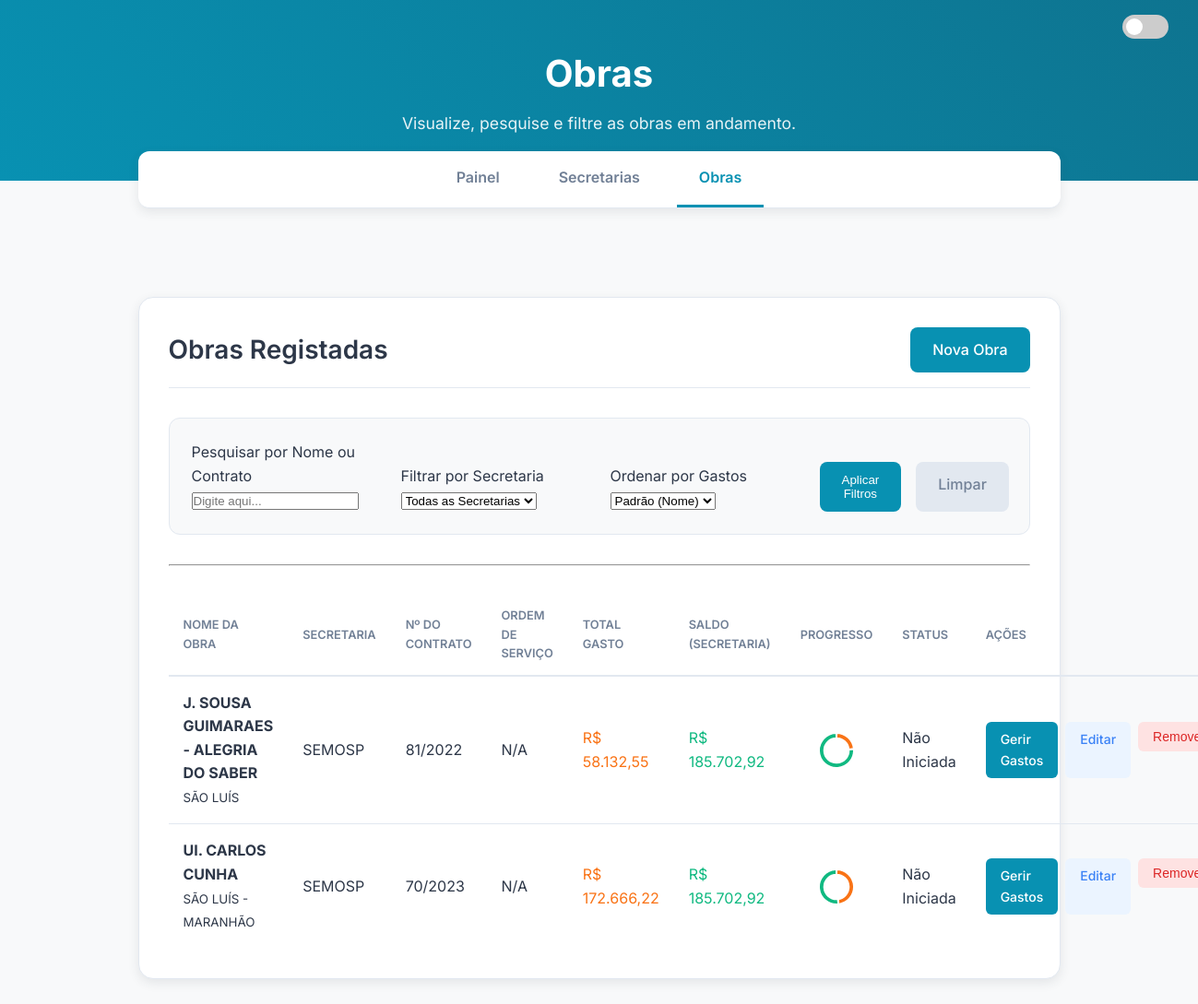
The page /obras on the database its author committed.
### models.py (models this page shows, shortened)
class Obra(db.Model):
    id = db.Column(db.Integer, primary_key=True)
    nome = db.Column(db.String(200), nullable=False)
    objeto = db.Column(db.Text, nullable=True)
    municipio = db.Column(db.String(100), nullable=True)
    n_contrato = db.Column(db.String(50), nullable=True)
    contrato_fonte = db.Column(db.String(100), nullable=True)
    ordem_servico = db.Column(db.String(50), nullable=True)
    periodo = db.Column(db.String(50), nullable=True)
    endereco = db.Column(db.String(200), nullable=True)
    secretaria_id = db.Column(db.Integer, db.ForeignKey('secretaria.id'), nullable=False)
    andamento = db.relationship('Andamento', backref='obra', uselist=False, cascade="all, delete-orphan")
    gastos = db.relationship('Gasto', backref='obra', order_by="desc(Gasto.data)", cascade="all, delete-orphan")
    @property
    def total_gasto(self):
        return db.session.query(db.func.sum(Gasto.valor)).filter(Gasto.obra_id == self.id).scalar() or 0.0

class Secretaria(db.Model):
    id = db.Column(db.Integer, primary_key=True)
    nome = db.Column(db.String(100), nullable=False, unique=True)
    obras = db.relationship('Obra', backref='secretaria', lazy=True, cascade="all, delete-orphan")
    medicoes = db.relationship('Medicao', backref='secretaria', lazy=True, cascade="all, delete-orphan", order_by="desc(Medicao.data_inicio)")
    @property
    def orcamento_consolidado(self):
        total = 0
        for medicao in self.medicoes:
            total += medicao.orcamento_total
        return total
    @property
    def orcamento_gasto(self):
        total = db.session.query(db.func.sum(Gasto.valor)).join(Obra).filter(Obra.secretaria_id == self.id).scalar()
        return total or 0.0
    @property
    def orcamento_restante(self):
        return self.orcamento_consolidado - self.orcamento_gasto

class OrcamentoMedicaoObra(db.Model):
    id = db.Column(db.Integer, primary_key=True)
    medicao_id = db.Column(db.Integer, db.ForeignKey('medicao.id'), nullable=False)
    obra_id = db.Column(db.Integer, db.ForeignKey('obra.id'), nullable=False)
    os_inicial_secretaria = db.Column(db.Float, default=0.0)
    os_qualitech = db.Column(db.Float, default=0.0)
    fonte_orcamento_selecionada = db.Column(db.String(20), default='inicial')
    obra = db.relationship('Obra')
    @property
    def valor_efetivo(self):
        if self.fonte_orcamento_selecionada == 'qualitech':
            return self.os_qualitech
        return self.os_inicial_secretaria

class Andamento(db.Model):
    id = db.Column(db.Integer, primary_key=True)
    status = db.Column(db.String(50), nullable=False, default='Não Iniciada')
    data_inicio = db.Column(db.Date, nullable=True)
    data_entrega = db.Column(db.Date, nullable=True)
    ultima_atualizacao = db.Column(db.DateTime, default=datetime.utcnow, onupdate=datetime.utcnow)
    obra_id = db.Column(db.Integer, db.ForeignKey('obra.id'), nullable=False)

### app.py (the view, shortened to what this page needs)
@app.route('/obras')
def listar_obras():
    query_search = request.args.get('q', '')
    secretaria_id_filter = request.args.get('secretaria_id', '')
    order_by_filter = request.args.get('ordenar_por', '')
    query = Obra.query
    if secretaria_id_filter:
        query = query.filter(Obra.secretaria_id == int(secretaria_id_filter))
    if order_by_filter == 'maior_gasto':
        query = query.outerjoin(Gasto).group_by(Obra.id).order_by(desc(func.sum(Gasto.valor)))
    elif order_by_filter == 'menor_gasto':
        query = query.outerjoin(Gasto).group_by(Obra.id).order_by(asc(func.sum(Gasto.valor)))
    else:
        query = query.order_by(Obra.nome)
    obras_filtradas = query.all()
    todas_secretarias = Secretaria.query.order_by(Secretaria.nome).all()
    return render_template('obras.html',
                           obras=obras_filtradas,
                           todas_secretarias=todas_secretarias,
                           active_page='obras')

### app.py (called while the page is built)
def format_currency(value):
    if value is None:
        return "R$ 0,00"
    return f"R$ {value:,.2f}".replace(",", "X").replace(".", ",").replace("X", ".")

### models.py (called while the page is built)
    @property
    def orcamento_total(self):
        return sum(orcamento_obra.valor_efetivo for orcamento_obra in self.orcamentos_obras)

### templates/obras.html (shortened to what this page needs)
{% extends "base.html" %}
{% block header_title %}Obras{% endblock %}
{% block header_subtitle %}Visualize, pesquise e filtre as obras em andamento.{% endblock %}
{% block content %}
<div class="content-container">
    <div class="content-header">
        <h1>Obras Registadas</h1>
        <a href="{{ url_for('adicionar_obra') }}" class="btn">Nova Obra</a>
    </div>
    <form method="GET" action="{{ url_for('listar_obras') }}" class="filter-form">
        <div class="form-group">
            <label for="q">Pesquisar por Nome ou Contrato</label>
            <input type="text" id="q" name="q" class="form-control" placeholder="Digite aqui..." value="{{ request.args.get('q', '') }}">
        </div>
        <div class="form-group">
            <label for="secretaria_id">Filtrar por Secretaria</label>
            <select id="secretaria_id" name="secretaria_id" class="form-control">
                <option value="">Todas as Secretarias</option>
            </select>
        </div>
        <div class="form-group">
            <label for="ordenar_por">Ordenar por Gastos</label>
            <select id="ordenar_por" name="ordenar_por" class="form-control">
                <option value="" {% if not request.args.get('ordenar_por') %}selected{% endif %}>Padrão (Nome)</option>
            </select>
        </div>
        <div class="filter-buttons">
            <button type="submit" class="btn">Aplicar Filtros</button>
            <a href="{{ url_for('listar_obras') }}" class="btn-secondary">Limpar</a>
        </div>
    </form>
    <hr style="margin: 2rem 0;">
    <div class="table-container">
        <table>
            <thead>
                <tr>
                    <th>Nome da Obra</th>
                    <th>Secretaria</th>
                    <th>Nº do Contrato</th>
                    <th>Ordem de Serviço</th>
                    <th>Total Gasto</th>
                    <th>Saldo (Secretaria)</th>
                    <th>Progresso</th>
                    <th>Status</th>
                    <th>Ações</th>
                </tr>
            </thead>
            <tbody>
                {% for obra in obras %}
                <tr>
                    <td><strong>{{ obra.nome }}</strong><br><small class="text-secondary">{{ obra.municipio or '' }}</small></td>
                    <td>{{ obra.secretaria.nome }}</td>
                    <td>{{ obra.n_contrato or 'N/A' }}</td>
                    <td>{{ obra.ordem_servico or 'N/A' }}</td>
                    <td class="text-gasto">{{ obra.total_gasto | currency }}</td>
                    <td class="{% if obra.secretaria.orcamento_restante >= 0 %}text-disponivel{% else %}text-prejuizo{% endif %}">
                        {{ obra.secretaria.orcamento_restante | currency }}
                    </td>
                    <td>
                        <div class="mini-chart-container">
                            <canvas class="mini-chart"
                                    data-gasto="{{ obra.total_gasto }}"
                                    data-restante="{{ obra.secretaria.orcamento_restante }}">
                            </canvas>
                        </div>
                    </td>
                    <td>{{ obra.andamento.status }}</td>
                    <td>
                        <div class="actions-group">
                            <a href="{{ url_for('detalhes_obra', obra_id=obra.id) }}" class="btn btn-sm">Gerir Gastos</a>
                            <a href="{{ url_for('editar_obra', obra_id=obra.id) }}" class="btn btn-sm btn-editar">Editar</a>
                            <form action="{{ url_for('remover_obra', obra_id=obra.id) }}" method="POST" onsubmit="return confirm('Tem a certeza que deseja remover esta obra?');">
                                <button type="submit" class="btn btn-sm btn-remover-perigo">Remover</button>
                            </form>
                        </div>
                    </td>
                </tr>
                {% else %}
                <tr>
                    <td colspan="9">
                        <p style="text-align: center; padding: 2rem;">Nenhuma obra encontrada com os filtros atuais.</p>
                    </td>
                </tr>
                {% endfor %}
            </tbody>
        </table>
    </div>
</div>
{% endblock %}

### static/css/style.css (style rules this page uses)
:root { --bg-color: #F8F9FA; --card-bg-color: #FFFFFF; --text-primary: #2D3748; --text-secondary: #718096; --accent-color: #0891B2; --accent-hover: #0E7490; --border-color: #E2E8F0; --shadow-color: rgba(45, 55, 72, 0.1); --gasto-color: #F97316; --prejuizo-color: #FF1C3A; --disponivel-color: #10B981; }
* { box-sizing: border-box; margin: 0; padding: 0; }
body { font-family: 'Inter', sans-serif; background-color: var(--bg-color); color: var(--text-primary); line-height: 1.6; }
.text-gasto { color: var(--gasto-color); }
.text-disponivel { color: var(--disponivel-color); }
.content-container { max-width: 1000px; margin: 2rem auto; background-color: var(--card-bg-color); border: 1px solid var(--border-color); border-radius: 16px; padding: 2rem; box-shadow: 0 4px 12px var(--shadow-color); }
.content-header { display: flex; justify-content: space-between; align-items: center; margin-bottom: 2rem; padding-bottom: 1rem; border-bottom: 1px solid var(--border-color); }
.content-header h1 { font-size: 1.75rem; font-weight: 600; }
.btn { background-color: var(--accent-color); color: white; padding: 0.75rem 1.5rem; border: none; border-radius: 8px; font-weight: 500; text-decoration: none; transition: background-color 0.2s ease; cursor: pointer; }
.table-container table { width: 100%; border-collapse: collapse; text-align: left; }
.table-container th { font-size: 0.8rem; font-weight: 600; color: var(--text-secondary); text-transform: uppercase; padding: 0.75rem 1rem; border-bottom: 2px solid var(--border-color); }
.table-container td { padding: 1rem; border-bottom: 1px solid var(--border-color); vertical-align: middle; }
.table-container tbody tr:last-child td { border-bottom: none; }
.actions-group { display: flex; gap: 0.5rem; }
.btn-sm { padding: 0.5rem 1rem; font-size: 0.875rem; border-radius: 6px; }
.btn-editar { background-color: #EBF4FF; color: #3B82F6; }
.btn-remover-perigo { background-color: #FEE2E2; color: #DC2626; }
.filter-form { display: grid; grid-template-columns: repeat(auto-fit, minmax(200px, 1fr)); gap: 1.5rem; align-items: flex-end; padding: 1.5rem; background-color: var(--bg-color); border: 1px solid var(--border-color); border-radius: 12px; }
.filter-buttons { display: flex; gap: 1rem; }
.btn-secondary { background-color: var(--border-color); color: var(--text-secondary); padding: 0.75rem 1.5rem; border: none; border-radius: 8px; font-weight: 500; text-decoration: none; transition: background-color 0.2s ease; cursor: pointer; text-align: center; }
.mini-chart-container { width: 40px; height: 40px; margin: 0 auto; }

### rows shown on the page
Obra: nome "J. SOUSA GUIMARAES - ALEGRIA DO SABER", municipio "SÃO LUÍS", secretaria.nome "SEMOSP", n_contrato "81/2022", ordem_servico "N/A", total_gasto "R$ 58.132,55", secretaria.orcamento_restante "R$ 185.702,92", andamento.status "Não Iniciada"
Obra: nome "UI. CARLOS CUNHA", municipio "SÃO LUÍS - MARANHÃO", secretaria.nome "SEMOSP", n_contrato "70/2023", ordem_servico "N/A", total_gasto "R$ 172.666,22", secretaria.orcamento_restante "R$ 185.702,92", andamento.status "Não Iniciada"
